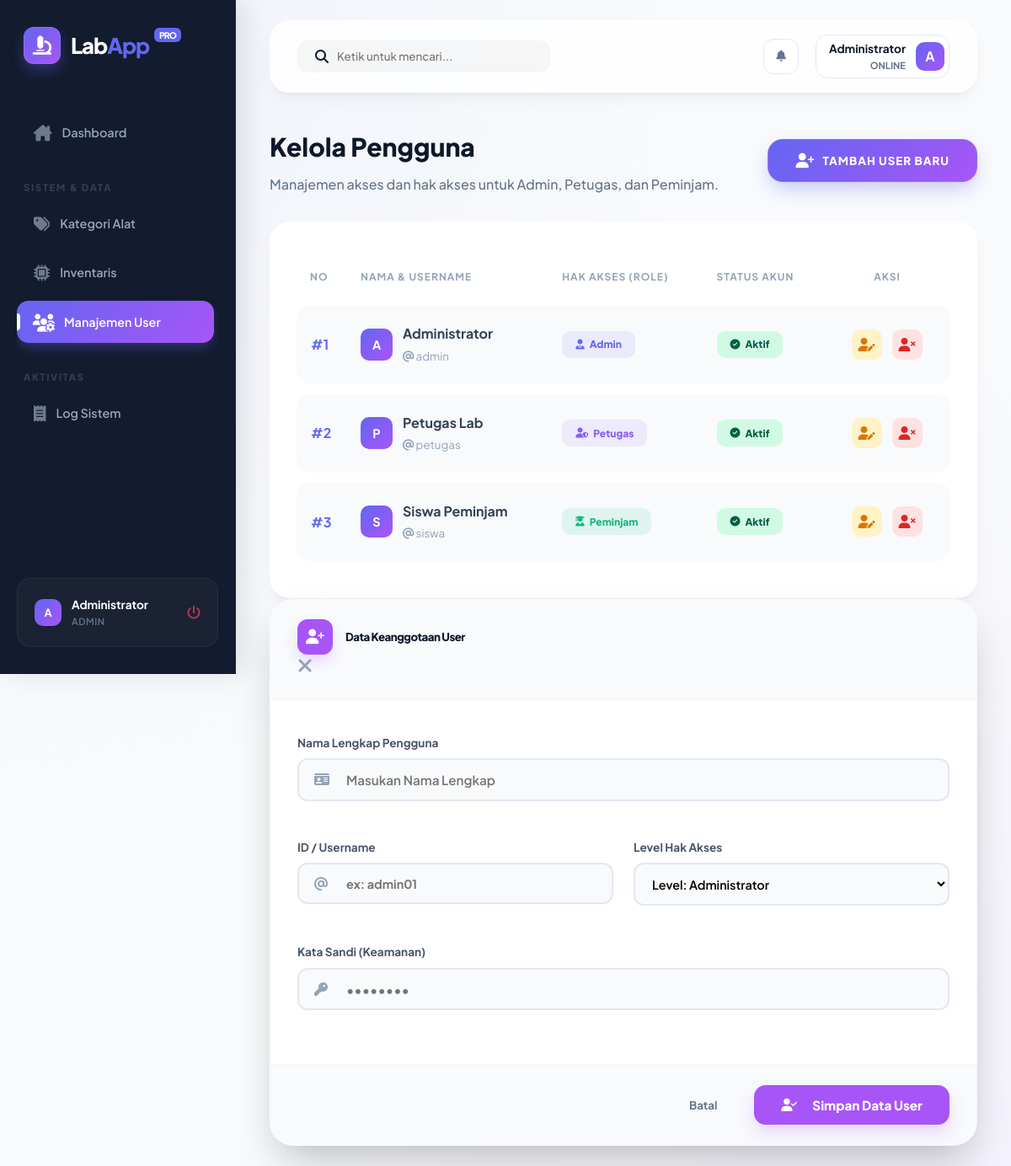
Screenshot of /public/user (signed in) with the database file from the repository.
### tables this page shows
CREATE TABLE `users` (
  `id_user` int(11) NOT NULL AUTO_INCREMENT,
  `username` varchar(50) NOT NULL,
  `password_md5` varchar(255) NOT NULL,  
  `nama_lengkap` varchar(100) NOT NULL,
  `role` enum('admin','petugas','peminjam') NOT NULL,
  `status` enum('aktif','nonaktif') NOT NULL DEFAULT 'aktif',
  PRIMARY KEY (`id_user`),
  UNIQUE KEY `username` (`username`)
);

### app/core/Controller.php (called while the page is built, shortened)
<?php
class Controller {
    public function view($view, $data = []) {
        require_once '../app/views/' . $view . '.php';
    }
    public function model($model) {
        return new $model;
    }
}

### app/controllers/User.php (called while the page is built, shortened)
<?php
class User extends Controller {
    public function index() {
        $data['judul'] = 'Manajemen User';
        $data['users'] = $this->model('User_model')->getAllUsers();
        $this->view('user/index', $data);
    }
}

### app/core/App.php (called while the page is built, shortened)
<?php
class App {
    protected $method = 'index';
    protected $params = [];
    public function __construct() {
        $this->controller = new $this->controller;
        call_user_func_array([$this->controller, $this->method], $this->params);
    }
}

### public/index.php (called while the page is built, shortened)
<?php
$app = new App;

### app/core/Database.php (called while the page is built, shortened)
<?php
class Database {
    private $host = DB_HOST;
    private $user = DB_USER;
    private $pass = DB_PASS;
    private $db_name = DB_NAME;
    private $dbh;
    private $stmt;
    public function __construct() {
        $dsn = 'mysql:host=' . $this->host . ';dbname=' . $this->db_name;
        $option = [
            PDO::ATTR_PERSISTENT => true,
            PDO::ATTR_ERRMODE => PDO::ERRMODE_EXCEPTION
        ];
        try {
            $this->dbh = new PDO($dsn, $this->user, $this->pass, $option);
        } catch(PDOException $e) {
            die($e->getMessage());
        }
    }
    public function query($query) {
        $this->stmt = $this->dbh->prepare($query);
    }
    public function execute() {
        $this->stmt->execute();
    }
    public function resultSet() {
        $this->execute();
        return $this->stmt->fetchAll(PDO::FETCH_ASSOC);
    }
}

### app/models/User_model.php (called while the page is built, shortened)
<?php
class User_model {
    private $table = 'users';
    private $db;
    public function __construct() {
        $this->db = new Database;
    }
    public function getAllUsers() {
        $this->db->query('SELECT * FROM ' . $this->table);
        return $this->db->resultSet();
    }
}

### app/views/user/index.php (the view, shortened to what this page needs)
<div style="display: flex; justify-content: space-between; align-items: center; margin-bottom: 2rem;">
    <div>
        <h1 style="font-size: 1.875rem; font-weight: 800; color: var(--dark); margin-bottom: 0.5rem;">Kelola Pengguna</h1>
        <p style="color: #64748b; font-weight: 500;">Manajemen akses dan hak akses untuk Admin, Petugas, dan Peminjam.</p>
    </div>
    <button type="button" class="modern-btn btn-glass-primary tombolTambahDataUser" data-toggle="modal" data-target="#formModalUser"
            style="padding: 1rem 2rem; border-radius: 18px; background: linear-gradient(135deg, var(--primary), var(--secondary)); box-shadow: 0 10px 25px -5px rgba(99, 102, 241, 0.4); border: 1px solid rgba(255,255,255,0.1); transition: all 0.4s cubic-bezier(0.175, 0.885, 0.32, 1.275);">
        <i class="fas fa-user-plus" style="font-size: 1.1rem;"></i>
        <span style="letter-spacing: 1px; font-weight: 800;">TAMBAH USER BARU</span>
    </button>
</div>
<div class="modern-table-card">
    <div class="table-responsive">
        <table class="modern-table">
            <thead>
                <tr>
                    <th width="60px">No</th>
                    <th>Nama & Username</th>
                    <th>Hak Akses (Role)</th>
                    <th>Status Akun</th>
                    <th width="150px" style="text-align: center;">Aksi</th>
                </tr>
            </thead>
            <tbody>
                <?php $i = 1; foreach($data['users'] as $user) : ?>
                <tr>
                    <td style="font-weight: 700; color: var(--primary);">#<?= $i++; ?></td>
                    <td>
                        <div style="display: flex; align-items: center; gap: 12px;">
                            <div class="avatar" style="width: 38px; height: 38px; font-size: 0.9rem; flex-shrink: 0;">
                                <?= substr($user['nama_lengkap'], 0, 1); ?>
                            </div>
                            <div>
                                <div style="font-weight: 700; color: #334155;"><?= $user['nama_lengkap']; ?></div>
                                <small style="color: #94a3b8;"><i class="fas fa-at"></i> <?= $user['username']; ?></small>
                            </div>
                        </div>
                    </td>
                    <td>
                        <?php
                            $roleIcon = 'fa-user-tie';
                            $roleColor = '#6366f1';
                            if($user['role'] == 'petugas') { $roleIcon = 'fa-user-shield'; $roleColor = '#8b5cf6'; }
                            if($user['role'] == 'peminjam') { $roleIcon = 'fa-user-graduate'; $roleColor = '#10b981'; }
                        ?>
                        <span class="status-badge" style="background: rgba(<?= hexdec(substr($roleColor,1,2)); ?>, <?= hexdec(substr($roleColor,3,2)); ?>, <?= hexdec(substr($roleColor,5,2)); ?>, 0.1); color: <?= $roleColor; ?>;">
                            <i class="fas <?= $roleIcon; ?>"></i> <?= ucfirst($user['role']); ?>
                        </span>
                    </td>
                    <td>
                        <?php if($user['status'] == 'aktif') : ?>
                            <span class="status-badge badge-success">
                                <i class="fas fa-check-circle"></i> Aktif
                            </span>
                        <?php else : ?>
                            <span class="status-badge badge-danger">
                                <i class="fas fa-ban"></i> Non-Aktif
                            </span>
                        <?php endif; ?>
                    </td>
                    <td style="text-align: center;">
                        <div style="display: flex; gap: 8px; justify-content: center;">
                            <a href="<?= BASEURL; ?>/user/ubah/<?= $user['id_user']; ?>"
                               class="action-link edit-link tampilModalUbahUser"
                               data-toggle="modal"
                               data-target="#formModalUser"
                               data-id="<?= $user['id_user']; ?>"
                               title="Edit User">
                                <i class="fas fa-user-pen"></i>
                            </a>
                            <a href="<?= BASEURL; ?>/user/hapus/<?= $user['id_user']; ?>"
                               class="action-link delete-link"
                               onclick="return confirm('Hapus pengguna ini? Semua data aktivitas pengguna ini akan hilang.');"
                               title="Hapus User">
                                <i class="fas fa-user-xmark"></i>
                            </a>
                        </div>
                    </td>
                </tr>
                <?php endforeach; ?>
            </tbody>
        </table>
    </div>
</div>
<div class="modal fade" id="formModalUser" tabindex="-1" role="dialog" aria-labelledby="judulModalUser" aria-hidden="true">
  <div class="modal-dialog modal-dialog-centered" role="document">
    <div class="modal-content" style="border-radius: 28px; border: 1px solid rgba(255,255,255,0.2); overflow: hidden; box-shadow: 0 25px 50px -12px rgba(0,0,0,0.25);">
      <div class="modal-header" style="background: #f8fafc; border-bottom: 1px solid #f1f5f9; padding: 1.5rem 2rem;">
        <div style="display: flex; align-items: center; gap: 15px;">
            <div style="width: 42px; height: 42px; background: var(--secondary); color: white; border-radius: 12px; display: flex; align-items: center; justify-content: center; font-size: 1.1rem; box-shadow: 0 8px 16px rgba(168, 85, 247, 0.2);">
                <i class="fas fa-user-plus"></i>
            </div>
            <h5 class="modal-title" id="judulModalUser" style="font-weight: 800; color: var(--dark); letter-spacing: -0.5px;">Data Keanggotaan User</h5>
        </div>
        <button type="button" class="close" data-dismiss="modal" aria-label="Close" style="background:none; border:none; font-size: 1.5rem; color: #94a3b8; transition: 0.3s; padding: 0;" onmouseover="this.style.color='var(--danger)'" onmouseout="this.style.color='#94a3b8'">
            <i class="fas fa-times"></i>
        </button>
      </div>
      <form action="<?= BASEURL; ?>/user/tambah" method="post">
        <div class="modal-body" style="padding: 2.5rem 2rem; background: #ffffff;">
            <div style="display: flex; flex-direction: column; gap: 1.25rem;">
                <div class="form-group">
                    <label for="nama" style="display: block; font-weight: 700; font-size: 0.85rem; color: #475569; margin-bottom: 8px;">Nama Lengkap Pengguna</label>
                    <div style="position: relative;">
                        <i class="fas fa-id-card" style="position: absolute; left: 1.25rem; top: 50%; transform: translateY(-50%); color: #94a3b8;"></i>
                        <input type="text" class="form-control" id="nama" name="nama" placeholder="Masukan Nama Lengkap" required
                               style="width: 100%; border-radius: 12px; padding: 0.85rem 1rem 0.85rem 3.5rem; border: 2px solid #e2e8f0; font-weight: 600; font-size: 0.95rem; transition: 0.3s;">
                    </div>
                </div>
                <div style="display: grid; grid-template-columns: 1fr 1fr; gap: 1.5rem;">
                    <div class="form-group">
                        <label for="username" style="display: block; font-weight: 700; font-size: 0.85rem; color: #475569; margin-bottom: 8px;">ID / Username</label>
                        <div style="position: relative;">
                            <i class="fas fa-at" style="position: absolute; left: 1.25rem; top: 50%; transform: translateY(-50%); color: #94a3b8;"></i>
                            <input type="text" class="form-control" id="username" name="username" placeholder="ex: admin01" required
                                   style="width: 100%; border-radius: 12px; padding: 0.85rem 1rem 0.85rem 3.5rem; border: 2px solid #e2e8f0; font-weight: 700; font-size: 0.9rem; color: var(--secondary);">
                        </div>
                    </div>
                    <div class="form-group">
                        <label for="role" style="display: block; font-weight: 700; font-size: 0.85rem; color: #475569; margin-bottom: 8px;">Level Hak Akses</label>
                        <select class="form-control" id="role" name="role" required
                                style="width: 100%; border-radius: 12px; height: auto; padding: 0.85rem 1rem; border: 2px solid #e2e8f0; font-weight: 600; font-size: 0.9rem;">
                            <option value="admin">Level: Administrator</option>
                        </select>
                    </div>
                </div>
                <div class="form-group">
                    <label for="password" style="display: block; font-weight: 700; font-size: 0.85rem; color: #475569; margin-bottom: 8px;">Kata Sandi (Keamanan)</label>
                    <div style="position: relative;">
                        <i class="fas fa-key" style="position: absolute; left: 1.25rem; top: 50%; transform: translateY(-50%); color: #94a3b8;"></i>
                        <input type="password" class="form-control" id="password" name="password" placeholder="••••••••"
                               style="width: 100%; border-radius: 12px; padding: 0.85rem 1rem 0.85rem 3.5rem; border: 2px solid #e2e8f0; font-weight: 600; font-size: 0.95rem;">
                    </div>
                </div>
            </div>
        </div>
        <div class="modal-footer" style="padding: 1.5rem 2rem; background: #f8fafc; border-top: 1px solid #f1f5f9; display: flex; gap: 1rem; justify-content: flex-end;">
            <button type="button" class="modern-btn" data-dismiss="modal" style="background: transparent; color: #64748b; font-weight: 700; border: none;">Batal</button>
            <button type="submit" class="modern-btn btn-glass-primary" style="background: var(--secondary); padding: 0.85rem 2rem; border-radius: 14px; font-weight: 800; font-size: 0.95rem; box-shadow: 0 10px 20px rgba(168, 85, 247, 0.2);">
                <i class="fas fa-user-check" style="margin-right: 8px;"></i> Simpan Data User
            </button>
        </div>
      </form>
    </div>
  </div>
</div>

### public/css/style.css (style rules this page uses)
:root { --primary: #6366f1; --primary-glow: rgba(99, 102, 241, 0.4); --secondary: #a855f7; --accent: #f43f5e; --success: #10b981; --warning: #f59e0b; --danger: #ef4444; --dark: #0f172a; --background: #f8fafc; --surface: rgba(255, 255, 255, 0.8); --sidebar-width: 280px; --radius-xl: 24px; --radius-lg: 16px; --shadow-soft: 0 10px 25px -5px rgba(0, 0, 0, 0.05), 0 8px 10px -6px rgba(0, 0, 0, 0.05); --shadow-bold: 0 20px 25px -5px rgba(0, 0, 0, 0.1), 0 8px 10px -6px rgba(0, 0, 0, 0.1); --transition: all 0.4s cubic-bezier(0.16, 1, 0.3, 1); }
* { margin: 0; padding: 0; box-sizing: border-box; }
body { font-family: 'Plus Jakarta Sans', sans-serif; background-color: var(--background); color: var(--dark); line-height: 1.6; overflow-x: hidden; background-image: radial-gradient(at 0% 0%, rgba(99, 102, 241, 0.05) 0px, transparent 50%), radial-gradient(at 100% 100%, rgba(168, 85, 247, 0.05) 0px, transparent 50%); }
.avatar { width: 36px; height: 36px; background: linear-gradient(135deg, var(--primary), var(--secondary)); border-radius: 10px; display: flex; align-items: center; justify-content: center; color: white; font-weight: 700; }
.modern-btn { padding: 0.8rem 1.75rem; border-radius: 14px; font-weight: 700; text-decoration: none; display: inline-flex; align-items: center; gap: 10px; transition: var(--transition); border: none; cursor: pointer; font-family: inherit; }
.btn-glass-primary { background: var(--primary); color: white; box-shadow: 0 8px 20px -6px rgba(99, 102, 241, 0.5); }
.modern-table-card { background: white; border-radius: var(--radius-xl); padding: 2rem; box-shadow: var(--shadow-soft); }
.modern-table { width: 100%; border-collapse: separate; border-spacing: 0 12px; }
.modern-table th { padding: 0.75rem 1rem; text-align: left; color: #94a3b8; font-weight: 700; text-transform: uppercase; font-size: 0.75rem; letter-spacing: 1px; }
.modern-table tr { transition: var(--transition); }
.modern-table td { padding: 1.25rem 1rem; background: #f8fafc; border-top: 1px solid transparent; border-bottom: 1px solid transparent; }
.modern-table td:first-child { border-radius: 16px 0 0 16px; border-left: 1px solid transparent; }
.modern-table td:last-child { border-radius: 0 16px 16px 0; border-right: 1px solid transparent; }
.status-badge { padding: 0.4rem 1rem; border-radius: 10px; font-size: 0.75rem; font-weight: 800; display: inline-flex; align-items: center; gap: 6px; }
.badge-success { background: #d1fae5; color: #065f46; }
.modal-content { border-radius: var(--radius-xl); border: none; box-shadow: var(--shadow-bold); overflow: hidden; }
.modal-header { background: #f8fafc; border-bottom: 1px solid #e2e8f0; padding: 1.5rem 2rem; }
.modal-title { font-weight: 800; color: var(--dark); letter-spacing: -0.5px; }
.modal-body { padding: 2rem; }
.modal-footer { background: #f8fafc; border-top: 1px solid #e2e8f0; padding: 1.25rem 2rem; }
.form-group { margin-bottom: 1.5rem; }
.form-group label { display: block; margin-bottom: 0.5rem; font-weight: 700; color: #475569; font-size: 0.9rem; }
.form-control { width: 100%; padding: 0.8rem 1.25rem; background: #f8fafc; border: 2px solid #f1f5f9; border-radius: 12px; font-family: inherit; font-weight: 600; outline: none; transition: var(--transition); }
.action-link { width: 36px; height: 36px; border-radius: 10px; display: inline-flex; align-items: center; justify-content: center; text-decoration: none; transition: var(--transition); margin: 0 2px; }
.edit-link { background: #fef3c7; color: #d97706; }
.delete-link { background: #fee2e2; color: #dc2626; }

### rows the page displays
users: nama_lengkap "A", nama_lengkap "Administrator", username "admin", role "Admin", status "aktif" (drawn)
users: nama_lengkap "P", nama_lengkap "Petugas Lab", username "petugas", role "Petugas", status "aktif" (drawn)
users: nama_lengkap "S", nama_lengkap "Siswa Peminjam", username "siswa", role "Peminjam", status "aktif" (drawn)

### other values shown
substr($_SESSION['user_session']['nama_lengkap'], 0, 1) "A"
$_SESSION['user_session']['nama_lengkap'] "Administrator"
$_SESSION['user_session']['role'] "ADMIN"
explode(' ', $_SESSION['user_session']['nama_lengkap'])[0] "Administrator"
